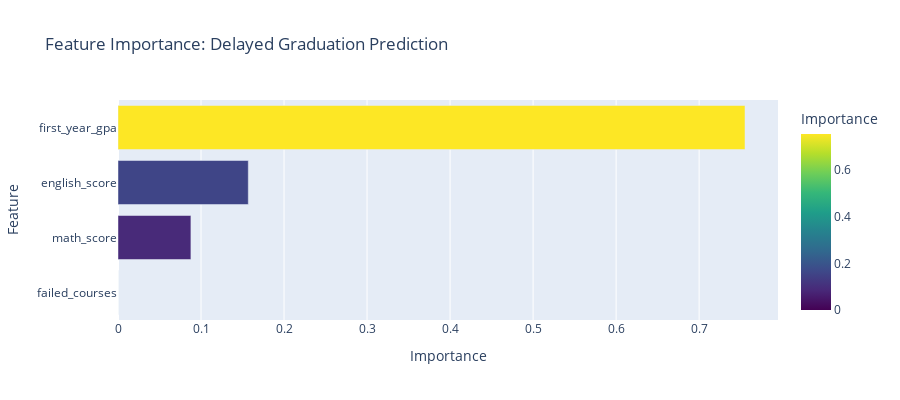

Notebook code for this chart:
### Code cell
# Visualization 2: Feature Importance for Delayed Graduation
fig = px.bar(
    importance.sort_values('importance'),
    x='importance',
    y='feature',
    orientation='h',
    title='Feature Importance: Delayed Graduation Prediction',
    labels={'importance': 'Importance', 'feature': 'Feature'},
    color='importance',
    color_continuous_scale='Viridis'
)
fig.update_layout(showlegend=False, height=400)
fig.show()

### Figure 1 — Plotly figure (JSON) as saved in the notebook; plotly's stock layout.template omitted (floating-point values rounded to 4 significant figures)
{"data": [{"hovertemplate": "Importance=%{marker.color}<br>Feature=%{y}<extra></extra>", "legendgroup": "", "marker": {"color": [0.0, 0.08782, 0.1569, 0.7552], "coloraxis": "coloraxis", "pattern": {"shape": ""}}, "name": "", "orientation": "h", "showlegend": false, "textposition": "auto", "type": "bar", "x": [0.0, 0.08782, 0.1569, 0.7552], "xaxis": "x", "y": ["failed_courses", "math_score", "english_score", "first_year_gpa"], "yaxis": "y"}], "layout": {"barmode": "relative", "coloraxis": {"colorbar": {"title": {"text": "Importance"}}, "colorscale": [[0, "#440154"], [0.1111, "#482878"], [0.2222, "#3e4989"], [0.3333, "#31688e"], [0.4444, "#26828e"], [0.5556, "#1f9e89"], [0.6667, "#35b779"], [0.7778, "#6ece58"], [0.8889, "#b5de2b"], [1, "#fde725"]]}, "height": 400, "legend": {"tracegroupgap": 0}, "showlegend": false, "title": {"text": "Feature Importance: Delayed Graduation Prediction"}, "xaxis": {"anchor": "y", "domain": [0, 1], "title": {"text": "Importance"}}, "yaxis": {"anchor": "x", "domain": [0, 1], "title": {"text": "Feature"}}}}
